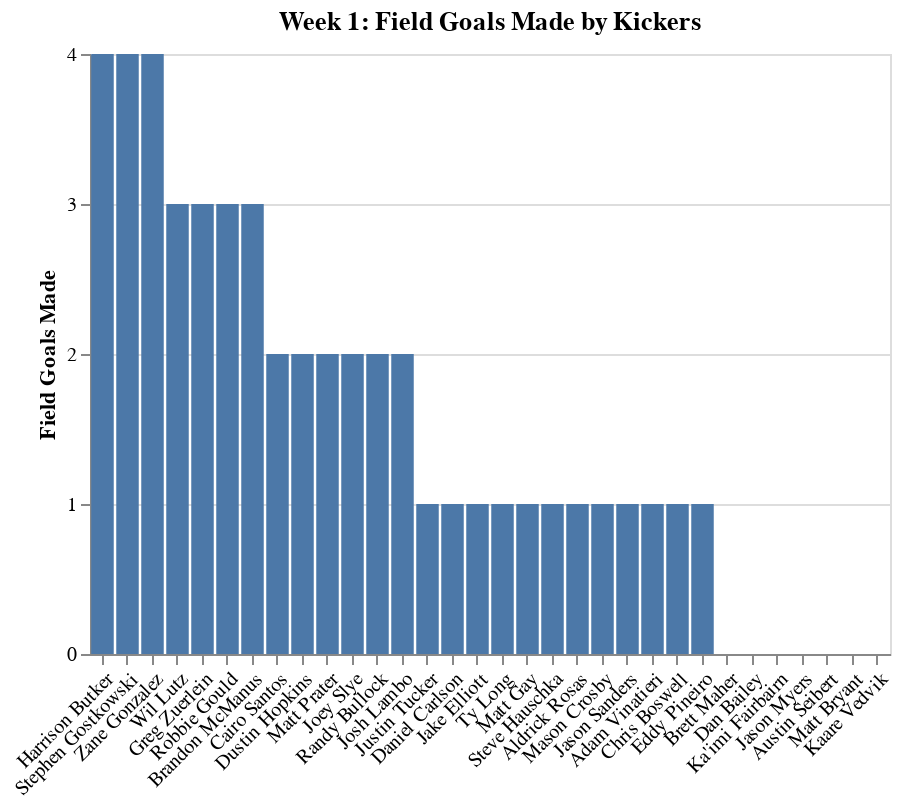

Source (notebook cell):
### Code cell
chart

### Figure 1 — Vega-Lite specification as saved in the notebook (floating-point values rounded to 4 significant figures)
{"$schema": "https://vega.github.io/schema/vega-lite/v3.4.0.json", "config": {"background": "white", "mark": {"tooltip": null}, "view": {"height": 300, "width": 400}}, "data": {"name": "data-faf58ba32f28c0e6faaf4ec8e7a95306"}, "datasets": {"data-faf58ba32f28c0e6faaf4ec8e7a95306": [{"EPA": 4, "EPM": 4, "FGA": 4, "FGM": 4, "FGPercentage": "100.0%", "FantasyPoints": 16, "Player": "Harrison Butker", "Team": "KC"}, {"EPA": 3, "EPM": 3, "FGA": 4, "FGM": 4, "FGPercentage": "100.0%", "FantasyPoints": 15, "Player": "Stephen Gostkowski", "Team": "NE"}, {"EPA": 1, "EPM": 1, "FGA": 4, "FGM": 4, "FGPercentage": "100.0%", "FantasyPoints": 13, "Player": "Zane Gonzalez", "Team": "ARI"}, {"EPA": 3, "EPM": 3, "FGA": 4, "FGM": 3, "FGPercentage": "75.0%", "FantasyPoints": 12, "Player": "Wil Lutz", "Team": "NO"}, {"EPA": 3, "EPM": 3, "FGA": 4, "FGM": 3, "FGPercentage": "75.0%", "FantasyPoints": 12, "Player": "Greg Zuerlein", "Team": "LAR"}, {"EPA": 2, "EPM": 2, "FGA": 4, "FGM": 3, "FGPercentage": "75.0%", "FantasyPoints": 11, "Player": "Robbie Gould", "Team": "SF"}, {"EPA": 5, "EPM": 5, "FGA": 2, "FGM": 2, "FGPercentage": "100.0%", "FantasyPoints": 11, "Player": "Cairo Santos", "Team": "TEN"}, {"EPA": 8, "EPM": 8, "FGA": 1, "FGM": 1, "FGPercentage": "100.0%", "FantasyPoints": 11, "Player": "Justin Tucker", "Team": "BAL"}, {"EPA": 1, "EPM": 1, "FGA": 4, "FGM": 3, "FGPercentage": "75.0%", "FantasyPoints": 10, "Player": "Brandon McManus", "Team": "DEN"}, {"EPA": 3, "EPM": 3, "FGA": 2, "FGM": 2, "FGPercentage": "100.0%", "FantasyPoints": 9, "Player": "Dustin Hopkins", "Team": "WAS"}, {"EPA": 3, "EPM": 3, "FGA": 2, "FGM": 2, "FGPercentage": "100.0%", "FantasyPoints": 9, "Player": "Matt Prater", "Team": "DET"}, {"EPA": 3, "EPM": 3, "FGA": 3, "FGM": 2, "FGPercentage": "66.7%", "FantasyPoints": 9, "Player": "Joey Slye", "Team": "CAR"}, {"EPA": 2, "EPM": 2, "FGA": 3, "FGM": 2, "FGPercentage": "66.7%", "FantasyPoints": 8, "Player": "Randy Bullock", "Team": "CIN"}, {"EPA": 2, "EPM": 2, "FGA": 2, "FGM": 2, "FGPercentage": "100.0%", "FantasyPoints": 8, "Player": "Josh Lambo", "Team": "JAC"}, {"EPA": 3, "EPM": 3, "FGA": 1, "FGM": 1, "FGPercentage": "100.0%", "FantasyPoints": 6, "Player": "Daniel Carlson", "Team": "OAK"}, {"EPA": 3, "EPM": 3, "FGA": 1, "FGM": 1, "FGPercentage": "100.0%", "FantasyPoints": 6, "Player": "Jake Elliott", "Team": "PHI"}, {"EPA": 3, "EPM": 3, "FGA": 1, "FGM": 1, "FGPercentage": "100.0%", "FantasyPoints": 6, "Player": "Ty Long", "Team": "LAC"}, {"EPA": 2, "EPM": 2, "FGA": 1, "FGM": 1, "FGPercentage": "100.0%", "FantasyPoints": 5, "Player": "Matt Gay", "Team": "TB"}, {"EPA": 2, "EPM": 2, "FGA": 1, "FGM": 1, "FGPercentage": "100.0%", "FantasyPoints": 5, "Player": "Steve Hauschka", "Team": "BUF"}, {"EPA": 5, "EPM": 5, "FGA": 0, "FGM": 0, "FGPercentage": "0.0%", "FantasyPoints": 5, "Player": "Brett Maher", "Team": "DAL"}, {"EPA": 2, "EPM": 2, "FGA": 1, "FGM": 1, "FGPercentage": "100.0%", "FantasyPoints": 5, "Player": "Aldrick Rosas", "Team": "NYG"}, {"EPA": 4, "EPM": 4, "FGA": 0, "FGM": 0, "FGPercentage": "0.0%", "FantasyPoints": 4, "Player": "Dan Bailey", "Team": "MIN"}, {"EPA": 1, "EPM": 1, "FGA": 1, "FGM": 1, "FGPercentage": "100.0%", "FantasyPoints": 4, "Player": "Mason Crosby", "Team": "GB"}, {"EPA": 4, "EPM": 4, "FGA": 0, "FGM": 0, "FGPercentage": "0.0%", "FantasyPoints": 4, "Player": "Ka'imi Fairbairn", "Team": "HOU"}, {"EPA": 1, "EPM": 1, "FGA": 1, "FGM": 1, "FGPercentage": "100.0%", "FantasyPoints": 4, "Player": "Jason Sanders", "Team": "MIA"}, {"EPA": 2, "EPM": 1, "FGA": 3, "FGM": 1, "FGPercentage": "33.3%", "FantasyPoints": 4, "Player": "Adam Vinatieri", "Team": "IND"}, {"EPA": 0, "EPM": 0, "FGA": 1, "FGM": 1, "FGPercentage": "100.0%", "FantasyPoints": 3, "Player": "Chris Boswell", "Team": "PIT"}, {"EPA": 3, "EPM": 3, "FGA": 0, "FGM": 0, "FGPercentage": "0.0%", "FantasyPoints": 3, "Player": "Jason Myers", "Team": "SEA"}, {"EPA": 0, "EPM": 0, "FGA": 1, "FGM": 1, "FGPercentage": "100.0%", "FantasyPoints": 3, "Player": "Eddy Pineiro", "Team": "CHI"}, {"EPA": 2, "EPM": 1, "FGA": 0, "FGM": 0, "FGPercentage": "0.0%", "FantasyPoints": 1, "Player": "Austin Seibert", "Team": "CLE"}, {"EPA": 0, "EPM": 0, "FGA": 0, "FGM": 0, "FGPercentage": "0.0%", "FantasyPoints": 0, "Player": "Matt Bryant", "Team": "ATL"}, {"EPA": 1, "EPM": 0, "FGA": 1, "FGM": 0, "FGPercentage": "0.0%", "FantasyPoints": 0, "Player": "Kaare Vedvik", "Team": "NYJ"}]}, "encoding": {"x": {"axis": {"labelAngle": -45, "title": ""}, "field": "Player", "sort": {"field": "FGM", "op": "sum", "order": "descending"}, "type": "nominal"}, "y": {"axis": {"tickMinStep": 1, "title": "Field Goals Made"}, "field": "FGM", "type": "quantitative"}}, "mark": "bar", "title": "Week 1: Field Goals Made by Kickers"}
